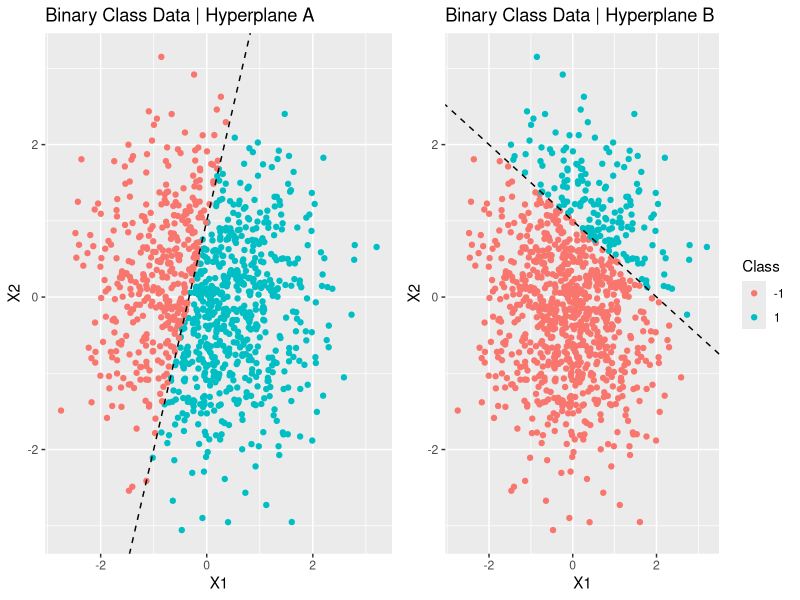
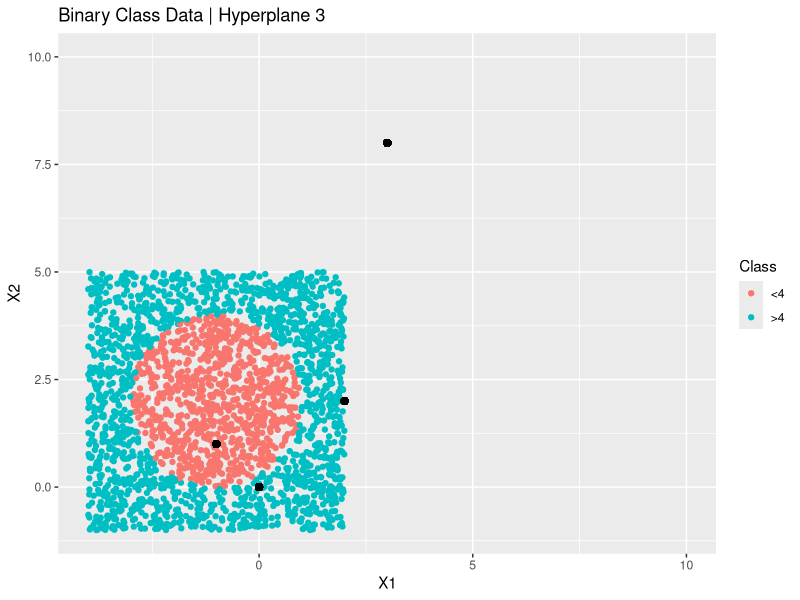
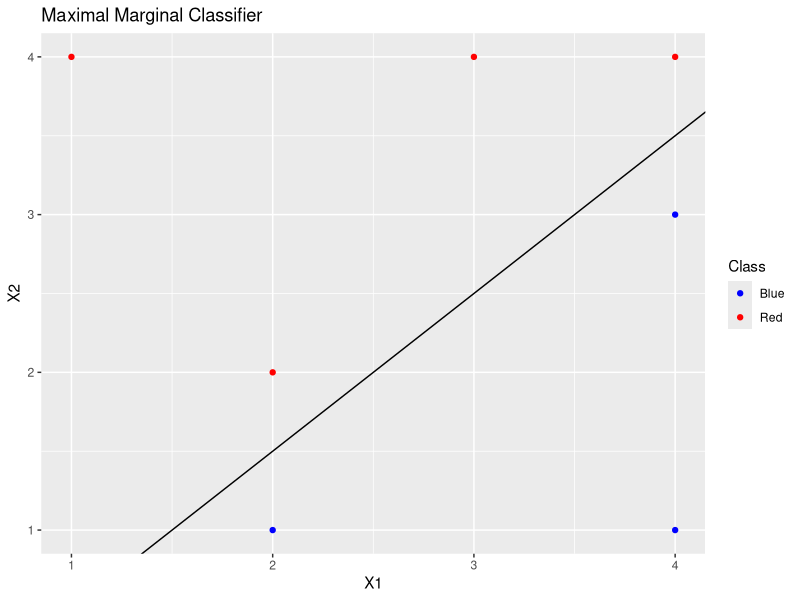
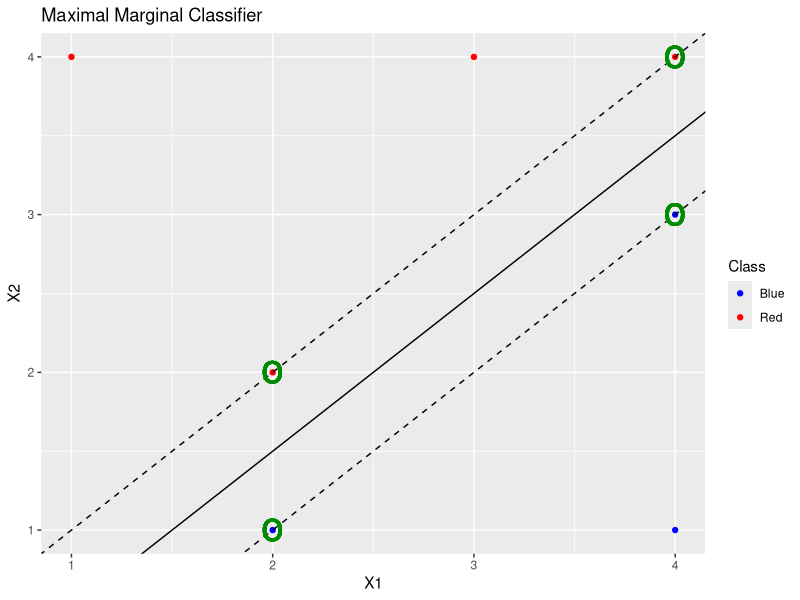
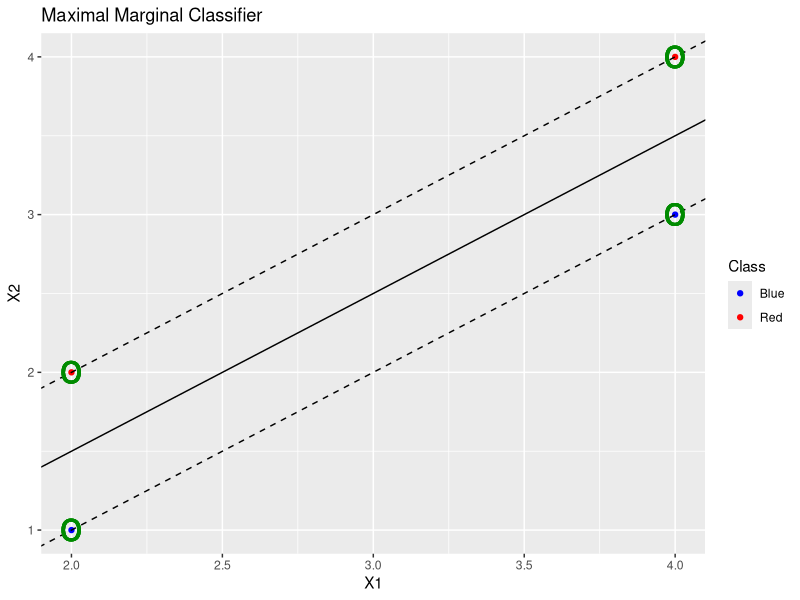
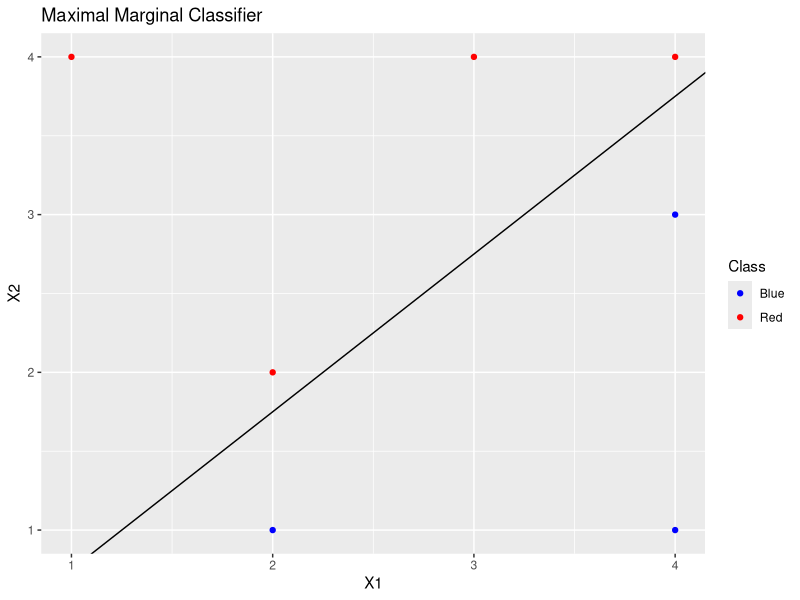
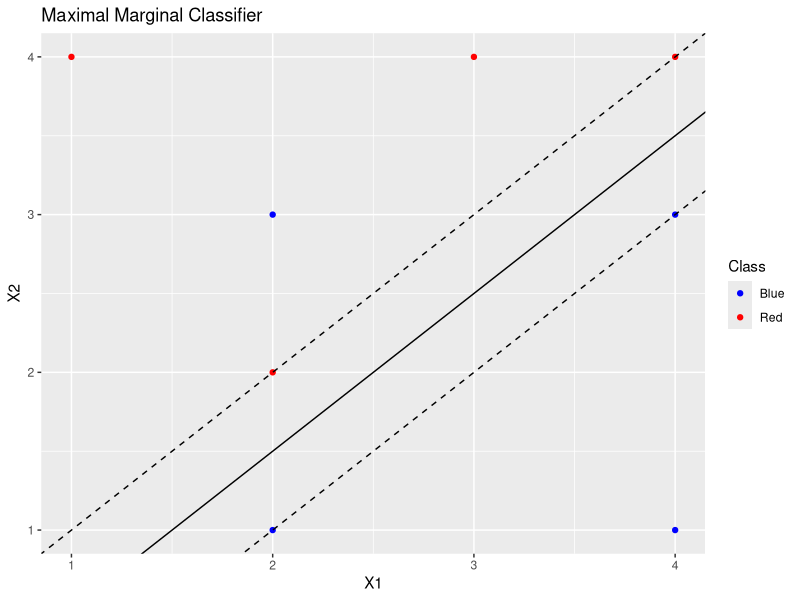

Generate these figures, in order, with R:
## ---- chunk 1
suppressPackageStartupMessages(library(gridExtra))
suppressPackageStartupMessages(library(ggplot2))

x <- matrix(rnorm(1000*2), ncol = 2)

hyperplane1 <- 1 + 3*x[, 1] - x[, 2]
y <- ifelse(hyperplane1 > 0, 1, -1)

hyperplane2 <- -2 + x[, 1] + 2*x[, 2]
y2 <- ifelse(hyperplane2 > 0, 1, -1)

par(mfrow = c(1, 2))

plot1 <- ggplot(data.frame(x = x,
                  y = factor(y, levels = c(-1, 1))), aes(x.1, x.2, color=y)) +
            geom_point(show.legend = FALSE) +
            geom_abline(intercept = 1,
                        slope = 3,
                        linetype = 'dashed') +
            ggtitle("Binary Class Data | Hyperplane A") +
            xlab("X1") +
            ylab("X2") +
            labs(color = "Class")

plot2 <- ggplot(data.frame(x = x,
                  y = factor(y2, levels = c(-1, 1))), aes(x.1, x.2, color=y)) +
            geom_point() +
            geom_abline(intercept = 1,
                        slope = -0.5,
                        linetype = 'dashed') +
            ggtitle("Binary Class Data | Hyperplane B") +
            xlab("X1") +
            ylab("X2") +
            labs(color = "Class")

grid.arrange(plot1, plot2, ncol = 2)
## ---- chunk 2
x_1 <- runif(2500, min = -4, max = 2)
x_2 <- runif(2500, min = -1, max = 5)

hyperplane3 <- (1 + x_1)^2 + (2 - x_2)^2 - 4
y3 <- factor(ifelse(hyperplane3 > 0, ">4", "<4"))

df <- data.frame(x1 = x_1,
                 x2 = x_2,
                 y = y3)

ggplot(df, aes(x1, x2, color=y)) +
    geom_point() +
    geom_point(x = 0,
               y = 0,
               col = 'black',
               cex = 2) +
    geom_point(x = -1,
               y = 1,
               col = 'black',
               cex = 2) +
    geom_point(x = 2,
               y = 2,
               col = 'black',
               cex = 2) +
    geom_point(x = 3,
               y = 8,
               col = 'black',
               cex = 2) +
    ggtitle("Binary Class Data | Hyperplane 3") +
    scale_y_continuous(limits = c(-1, 10)) +
    scale_x_continuous(limits = c(-4, 10)) +
    xlab("X1") +
    ylab("X2") +
    labs(color = "Class")
## ---- chunk 3
df <- data.frame(x_1 = c(3,2,4,1,2,4,4),
                 x_2 = c(4,2,4,4,1,3,1),
                 y = c(rep("Red", 4), rep("Blue", 3)))

ggplot(df, aes(x_1, x_2, color = y)) +
    geom_point() +
    geom_abline(intercept = -0.5,
                slope = 1,
                linetype = 'solid') +
    scale_color_manual(values = c("Red" = 'red', "Blue" = 'blue')) +
    ggtitle("Maximal Marginal Classifier") +
    xlab("X1") +
    ylab("X2") +
    labs(color = 'Class')
## ---- chunk 4
ggplot(df, aes(x_1, x_2, color = y)) +
    geom_point() +
    geom_abline(intercept = -0.5,
                slope = 1,
                linetype = 'solid') +
    geom_abline(intercept = -0,
                slope = 1,
                linetype = 'dashed') +
    geom_abline(intercept = -1,
                slope = 1,
                linetype = 'dashed') +
    geom_point(x = 2,
               y = 2,
               color = 'green4',
               size = 10,
               shape = "o") +
    geom_point(x = 2,
               y = 1,
               color = 'green4',
               size = 10,
               shape = "o") +
    geom_point(x = 4,
               y = 3,
               color = 'green4',
               size = 10,
               shape = "o") +
    geom_point(x = 4,
               y = 4,
               color = 'green4',
               size = 10,
               shape = "o") +    
    scale_color_manual(values = c("Red" = 'red', "Blue" = 'blue')) +
    ggtitle("Maximal Marginal Classifier") +
    xlab("X1") +
    ylab("X2") +
    labs(color = 'Class')
## ---- chunk 5
sub_df <- df[-c(1, 4, 7), ]
    
    
ggplot(sub_df, aes(x_1, x_2, color = y)) +
    geom_point() +
    geom_abline(intercept = -0.5,
                slope = 1,
                linetype = 'solid') +
    geom_abline(intercept = -0,
                slope = 1,
                linetype = 'dashed') +
    geom_abline(intercept = -1,
                slope = 1,
                linetype = 'dashed') +
    geom_point(x = 2,
               y = 2,
               color = 'green4',
               size = 10,
               shape = "o") +
    geom_point(x = 2,
               y = 1,
               color = 'green4',
               size = 10,
               shape = "o") +
    geom_point(x = 4,
               y = 3,
               color = 'green4',
               size = 10,
               shape = "o") +
    geom_point(x = 4,
               y = 4,
               color = 'green4',
               size = 10,
               shape = "o") +    
    scale_color_manual(values = c("Red" = 'red', "Blue" = 'blue')) +
    ggtitle("Maximal Marginal Classifier") +
    xlab("X1") +
    ylab("X2") +
    labs(color = 'Class')
## ---- chunk 6
ggplot(df, aes(x_1, x_2, color = y)) +
    geom_point() +
    geom_abline(intercept = -0.25,
                slope = 1,
                linetype = 'solid') +
    scale_color_manual(values = c("Red" = 'red', "Blue" = 'blue')) +
    ggtitle("Maximal Marginal Classifier") +
    xlab("X1") +
    ylab("X2") +
    labs(color = 'Class')
## ---- chunk 7
new.point <- data.frame(x_1 = 2,
                        x_2 = 3,
                        y = "Blue")
df <- rbind(df, new.point)

ggplot(df, aes(x_1, x_2, color = y)) +
    geom_point() +
    geom_abline(intercept = -0.5,
                slope = 1,
                linetype = 'solid') +
    geom_abline(intercept = -0,
                slope = 1,
                linetype = 'dashed') +
    geom_abline(intercept = -1,
                slope = 1,
                linetype = 'dashed') +
    scale_color_manual(values = c("Red" = 'red', "Blue" = 'blue')) +
    ggtitle("Maximal Marginal Classifier") +
    xlab("X1") +
    ylab("X2") +
    labs(color = 'Class')
